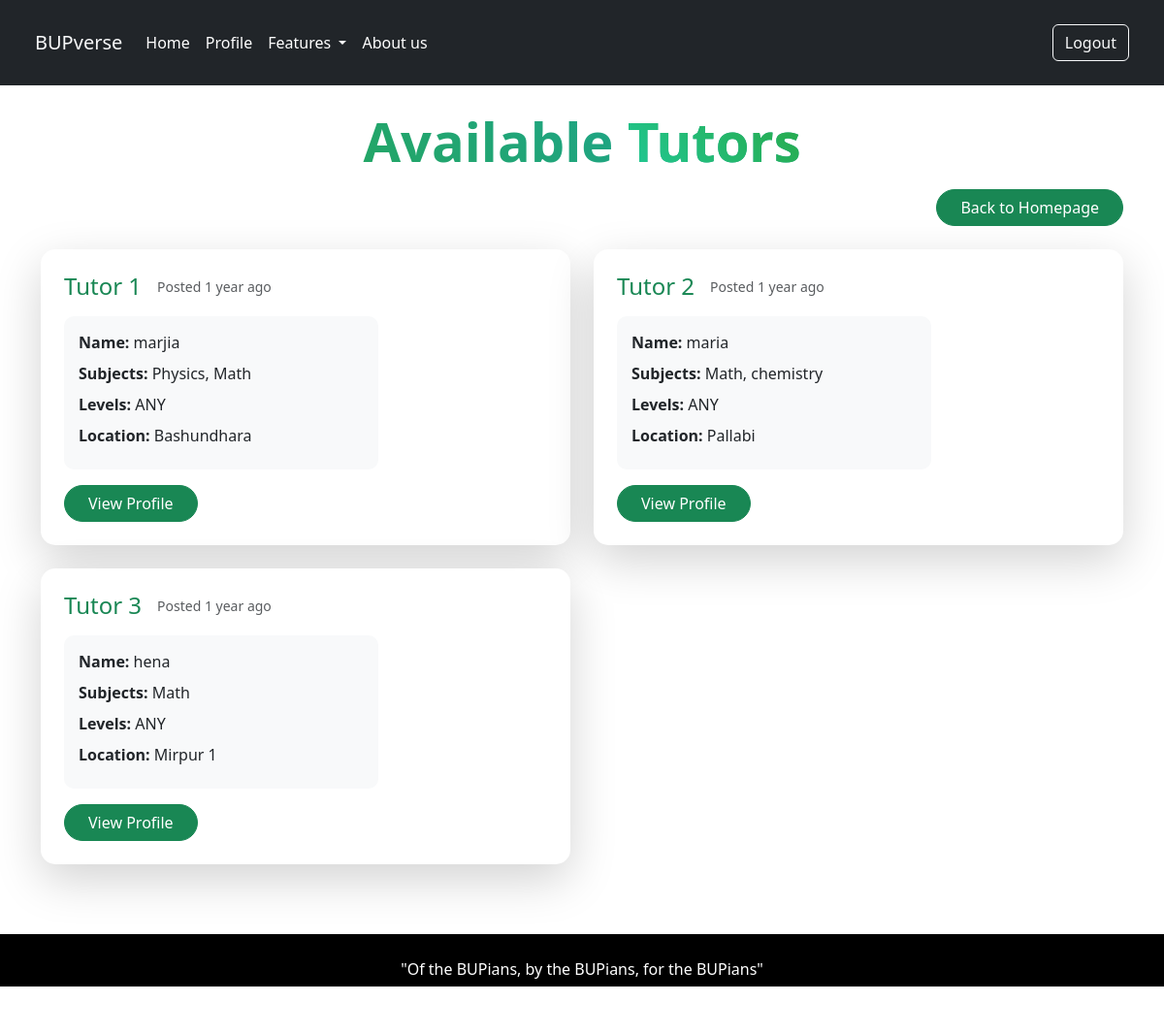
Page /tutor/nextDoorposts_tutor/ (signed in) on the committed database.
### tutor_matching/models.py (models this page shows, shortened)
class nextDoorPost(models.Model):
    user = models.OneToOneField(User, on_delete=models.CASCADE)
    user_type = models.CharField(max_length=16, choices=USER_TYPE_CHOICES)
    subjects = models.CharField(max_length=255)
    budget = models.IntegerField()
    medium = models.CharField(max_length=50,choices=MEDIUM_CHOICES)
    gender = models.CharField(max_length=10,choices=GENDER_CHOICES)
    location = models.CharField(max_length=100, choices=LOCATION_CHOICES)
    phone_number = PhoneNumberField(blank=True)
    student_class = models.CharField(max_length=10, choices=CLASS_CHOICES)
    details = models.TextField(blank=True, null=True, help_text="Write any extra details")
    latitude = models.FloatField(blank=True, null=True)
    longitude = models.FloatField(blank=True, null=True)
    created_at = models.DateTimeField(auto_now_add=True)

### tutor_matching/views.py (the view)
# urls.py: path('nextDoorposts_tutor/', views.nextDoor_tutor_post_list, name='nextDoor_tutor_post_list'),
@login_required
def nextDoor_tutor_post_list(request):
    posts = nextDoorPost.objects.filter(user_type='looking_tutions').exclude(user=request.user)
    return render(request, 'nextDoor_tutor_post_list.html', {'posts': posts})

### tutor_matching/templates/nextDoor_tutor_post_list.html (shortened to what this page needs)
{% extends "layout.html" %}
{% load static %}
{% block content %}
<div class="container py-4">
    <div class="text-center mb-4">
        <h1 class="display-4 fw-bold mb-3 text-gradient-primary">Available <span class="text-gradient-success">Tutors</span></h1>
        <div class="d-flex justify-content-end">
            <a href="{% url 'nextDoor_homepage' %}" class="btn btn-success rounded-pill px-4">
                Back to Homepage
            </a>
        </div>
    </div>
    <div class="row g-4">
        {% for post in posts %}
        <div class="col-md-6">
            <div class="card h-100 border-0 shadow-lg" style="border-radius: 15px;">
                <div class="card-body p-4 ">
                    <div class="row">
                        <div class="col-md-8">
                            <div class="d-flex align-items-center mb-3">
                                <h4 class="mb-0 text-success">Tutor {{ forloop.counter }}</h4>
                                <span class="ms-3 text-muted small">Posted {{ post.created_at|timesince }} ago</span>
                            </div>
                            <div class="tutor-info">
                                <p class="mb-2"><strong class="text-dark">Name:</strong> {{ post.user.username }}</p>
                                <p class="mb-2"><strong class="text-dark">Subjects:</strong> {{ post.subjects }}</p>
                                <p class="mb-2"><strong class="text-dark">Levels:</strong> {{ post.student_class }}</p>
                                <p class="mb-2"><strong class="text-dark">Location:</strong> {{ post.location }}</p>
                            </div>
                            <div class="mt-3">
                                <a href="{% url 'nextDoor_post_details' post.id %}"
                                   class="btn btn-success rounded-pill px-4">
                                    View Profile
                                </a>
                            </div>
                        </div>
                    </div>
                </div>
            </div>
        </div>
        {% empty %}
        <div class="col-12 text-center my-5 py-5">
            <h4 class="text-muted">No tutor posts available yet</h4>
            <p class="lead">Check back later or create a tutor request</p>
        </div>
        {% endfor %}
    </div>
</div>
<div class="position-fixed top-0 start-0 w-100 h-100" style="pointer-events: none; z-index: -1;">
    <div class="position-absolute top-0 start-0 w-100 h-100 bg-gradient-primary opacity-5"></div>
</div>
{% endblock %}

### tutor_matching/templates/nextDoor_tutor_post_list.html (style rules this page uses)
.text-gradient-primary { background: linear-gradient(45deg, #28a745, #17a2b8); -webkit-background-clip: text; background-clip: text; -webkit-text-fill-color: transparent; }
.text-gradient-success { background: linear-gradient(45deg, #20c997, #28a745); -webkit-background-clip: text; background-clip: text; -webkit-text-fill-color: transparent; }
.card { transition: transform 0.3s ease, box-shadow 0.3s ease; }
.tutor-info { background-color: #f8f9fa; padding: 15px; border-radius: 10px; }

### rows in the picture
nextDoorPost: created_at "1 year", user.username "marjia", subjects "Physics, Math", student_class "ANY", location "Bashundhara"
nextDoorPost: created_at "1 year", user.username "maria", subjects "Math, chemistry", student_class "ANY", location "Pallabi"
nextDoorPost: created_at "1 year", user.username "hena", subjects "Math", student_class "ANY", location "Mirpur 1"
